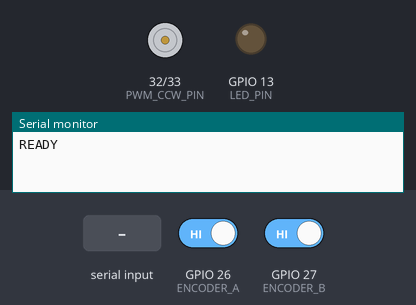
Bench run of a sketch on a simulated ESP32. Shown: motor-driver pin pairs drawn as motors (green arrow = first pin HIGH = forward, orange = second pin HIGH = backward, longer = more drive), output pins drawn as LEDs (lit = HIGH), the last lines printed to the serial monitor. The inputs (shaded band) are chosen by the test bench; at power-on: GPIO 26 (ENCODER_A) HIGH, GPIO 27 (ENCODER_B) HIGH.

Above: at 1.2 s.
1.3 s: "1" received over Serial
At 1.36 s:
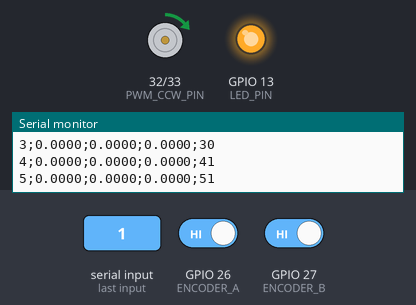
At 6.5 s:
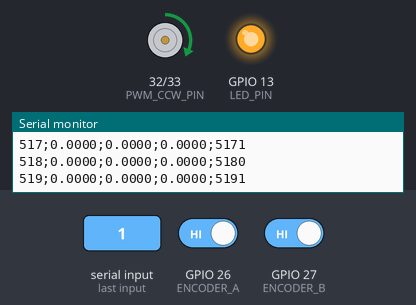
Timing chart, 0 to 18.3 s (numbered marks = the images above; inputs shaded):
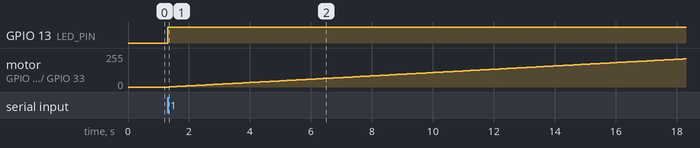

Measured:
- after the input at 1.3 s, GPIO 13 (LED_PIN): LOW → HIGH at once; motor on GPIO 32 (PWM_CCW_PIN) / GPIO 33 (PWM_CW_PIN): moves from stopped to forward 212/255 over 16.9 s, starting after 0.05 s

The sketch:

send_pwm_ramp.ino
```cpp
/*

Send a PWM ramp to the motor and get the current angular position and velocity of the motor (DC6V210RPM - Reducer 20:1).
The data is send/received through serial port.

This script uses the 3.X version of the Arduino ESP32 core.

Author: Juan M. Gandarias
web: www.jmgandarias.com
email: jmgandarias@uma.es

*/

#define ENCODER_A 26 // pin connected to encoder channel A
#define ENCODER_B 27 // pin connected to encoder channel B

#define PWM_CCW_PIN 32  // PWM pin for clockwise drive
#define PWM_CW_PIN 33 // PWM pin for counter-clockwise drive

#define LED_PIN 13 // activity indicator LED

// timer variables
hw_timer_t *timer = NULL;              // hardware timer handle
int timer_frequency = 1e6;             // timer frequency in Hz (1 MHz -> 1 tick = 1 us)
volatile bool timer_activated = false; // flag set by timer ISR each period

// PWM configuration
const int frequency = 10000;               // PWM frequency in Hz
const int resolution = 11;                 // PWM resolution in bits
const int pwm_max = (1 << resolution) - 1; // maximum duty (2048 for 11-bit)

// Encoder counter
volatile int counter = 0;    // running encoder pulse count (signed)
volatile int last_count = 0; // previous sample's count for delta calculation

// Store the last time
volatile uint32_t last_time = 0; // last sample time in ms (as returned by timerReadMillis)

// Convert to radians
const float pulses_per_revolution = 880.0;                      // encoder pulses per motor revolution
const float radians_per_pulse = 2 * PI / pulses_per_revolution; // conversion factor pulses -> radians

// Velocity moving-average filter (FIR)
const int VEL_MA_WINDOW = 50; // number of samples in the moving average (10 samples ≈ 100 ms at 10 ms period)
float vel_ma_buf[VEL_MA_WINDOW];
int vel_ma_idx = 0;
int vel_ma_count = 0;
float vel_ma_sum = 0.0f;

// Experiment control
int experiment_time = pwm_max * 10; // duration of experiment in milliseconds
bool start_experiment = false;      // true when experiment is running
uint32_t t_ini = 0;

// Encoder ISRs --------------------------------------------------------------
// Simple quadrature decode: compare A and B to increment/decrement counter.
// Keep ISRs minimal to avoid delays inside interrupt context.
void IRAM_ATTR ISRENCODER_A()
{
    if (digitalRead(ENCODER_A) == digitalRead(ENCODER_B))
    {
        counter++; // same level -> forward step
    }
    else
    {
        counter--; // different -> backward step
    }
}

void IRAM_ATTR ISRENCODER_B()
{
    if (digitalRead(ENCODER_A) == digitalRead(ENCODER_B))
    {
        counter--; // opposite direction relative to channel B change
    }
    else
    {
        counter++;
    }
}

// Timer ISR: set a flag that main loop polls to run 1ms tasks
void IRAM_ATTR timerInterrupt()
{
    timer_activated = true;
}

void setup()
{
    Serial.begin(500000); // high baud for fast data logging

    pinMode(LED_PIN, OUTPUT);
    digitalWrite(LED_PIN, LOW);

    // Configure PWM using ledcAttach (3.X core version)
    ledcAttach(PWM_CW_PIN, frequency, resolution);
    ledcAttach(PWM_CCW_PIN, frequency, resolution);

    // Configure encoder inputs with internal pullups
    pinMode(ENCODER_A, INPUT_PULLUP);
    pinMode(ENCODER_B, INPUT_PULLUP);

    // Attach encoder ISRs: CHANGE to catch both edges
    attachInterrupt(digitalPinToInterrupt(ENCODER_A), ISRENCODER_A, CHANGE);
    attachInterrupt(digitalPinToInterrupt(ENCODER_B), ISRENCODER_B, CHANGE);

    // Timer setup
    // Initializes the timer and sets up a 1ms alarm. Timer is stopped initially.
    timer = timerBegin(timer_frequency);          // Initializes the timer at timer_frequency
    timerAttachInterrupt(timer, &timerInterrupt); // Set the ISR associated to the timer
    // Establish the alarm every 10ms
    timerAlarm(timer, 1e4, true, 0);
    timerStop(timer); // The timer will start when the serial command is received

    Serial.println("READY"); // <-- announce we are alive and ready
}

void loop()
{
    // Wait for serial command to start the experiment
    if (!start_experiment)
    {
        if (Serial.available() > 0)
        {
            // read the incoming byte:
            int incoming_byte = Serial.read();
            if (incoming_byte == '1')
            { // start on character '1'
                start_experiment = true;
                t_ini = millis();
                Serial.println("STARTED"); // <-- confirm reception
                digitalWrite(LED_PIN, HIGH);
                timerStart(timer);

                // Reset moving-average filter state
                vel_ma_idx = 0;
                vel_ma_count = 0;
                vel_ma_sum = 0.0f;
                for (int i = 0; i < VEL_MA_WINDOW; ++i)
                {
                    vel_ma_buf[i] = 0.0f;
                }
            }
        }
    }

    // Timer-driven sampling: run when ISR sets timer_activated
    if (timer_activated)
    {
        // Compute increments since last sample
        long delta_pos_ppr = counter - last_count;

        // Get current experiment time in ms from timer helper
        uint32_t current_time = millis() - t_ini;

        // elapsed time in seconds since last sample (used for velocity)
        float elapsed_time = (current_time - last_time) / 1000.0; // convert ms to seconds

        // convert pulse delta to radians
        float delta_pos = delta_pos_ppr * radians_per_pulse;

        // Calculate position in radians (total)
        float pos = counter * radians_per_pulse;

        // Calculate velocity (rad/s). Guard against division by zero on first sample.
        float vel = 0.0f;
        float vel_filtered = 0.0f;
        if (elapsed_time > 0.0f)
        {
            vel = delta_pos / elapsed_time;
            // Moving average filter over last VEL_MA_WINDOW velocity samples
            vel_ma_sum -= vel_ma_buf[vel_ma_idx];
            vel_ma_buf[vel_ma_idx] = vel;
            vel_ma_sum += vel;
            vel_ma_idx = (vel_ma_idx + 1) % VEL_MA_WINDOW;
            if (vel_ma_count < VEL_MA_WINDOW)
            {
                vel_ma_count++;
            }
            vel_filtered = vel_ma_sum / (float)vel_ma_count;
        }
        // Experiment phases:
        // - first half: ramp
        // - second half: apply step (max pwm) -> log
        // - after experiment_time: stop and reset
        if (current_time <= experiment_time)
        {
            int pwm = current_time / 10;
            ledcWrite(PWM_CCW_PIN, pwm); // stop drive
            ledcWrite(PWM_CW_PIN, 0);
            Serial.printf("%d;%.4f;%.4f;%.4f;%d\n", pwm, pos, vel, vel_filtered, current_time); // PWM;pos;vel;vel_filtered;time
        }
        else
        {
            // End of experiment: stop motor, stop timer and reset state
            ledcWrite(PWM_CW_PIN, 0);
            ledcWrite(PWM_CCW_PIN, 0);
            Serial.println("END");
            timerStop(timer);
            digitalWrite(LED_PIN, LOW);
            start_experiment = false;
            last_count = 0;
            last_time = 0;
            counter = 0;

            // Reset moving-average filter state
            vel_ma_idx = 0;
            vel_ma_count = 0;
            vel_ma_sum = 0.0f;
            for (int i = 0; i < VEL_MA_WINDOW; ++i)
            {
                vel_ma_buf[i] = 0.0f;
            }
        }

        // clear flag and store last-sample values
        timer_activated = false;

        // Update last values for next iteration
        last_count = counter;
        last_time = current_time;
    }
}
```
